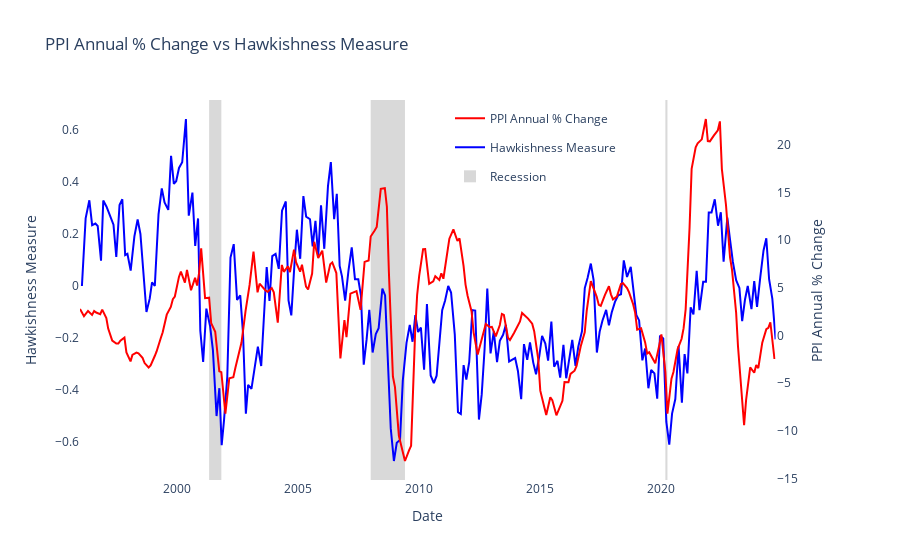

Here is the notebook cell this chart was saved with:
### Code cell
fig = make_subplots(specs=[[{"secondary_y": True}]])

fig.add_trace(
    go.Scatter(
        x=merged_df['Date'],
        y=merged_df['ppi_change'],
        name='PPI Annual % Change',
        mode='lines',
        line=dict(color='red')
    ),
    secondary_y=True,
)

fig.add_trace(
    go.Scatter(
        x=merged_df['MEETING_DATE'],
        y=merged_df['hawkishness'],
        name='Hawkishness Measure',
        mode='lines',
        line=dict(color='blue')
    ),
    secondary_y=False,
)


# Add Recession Shading
# Identify recession periods
recession_periods = merged_df[merged_df['is_recession'] == 1]

# Identify the start and end dates of each recession
recession_starts = merged_df[(merged_df['is_recession'] == 1) &
                                     (merged_df['is_recession'].shift(1) == 0)]['date']
recession_ends = merged_df[(merged_df['is_recession'] == 1) &
                                   (merged_df['is_recession'].shift(-1) == 0)]['date']

# Add shaded rectangles for recession periods
first = True
for start, end in zip(recession_starts, recession_ends):
    fig.add_vrect(
        x0=start,
        x1=end,
        fillcolor="gray",
        opacity=0.3,
        layer="below",
        line_width=0,
        legendgroup = 'Recession',
        name = 'Recession',
        showlegend = first
    )
    first = False


# for start, end in zip(recession_starts, recession_ends):
#     plt.axvspan(start, end, color='gray', alpha=0.3, label='Recession' if start == recession_starts.iloc[0] else "")




# Update layout
fig.update_layout(
    title=f'PPI Annual % Change vs Hawkishness Measure',
    xaxis_title='Date',
    yaxis_title='Hawkishness Measure',
    yaxis2_title = 'PPI Annual % Change' ,
    # legend_title='Indicators',
    template='plotly_white',
    hovermode='x unified',
    xaxis=dict(showgrid=False),
    yaxis=dict(showgrid=False,zeroline = False),
    yaxis2=dict(showgrid=False,zeroline = False),
    legend=dict(
        yanchor="top",
        y=0.99,
        xanchor="left",
        x=0.5
)
    )

### Figure 1 — Plotly figure (JSON) as saved in the notebook; plotly's stock layout.template omitted (floating-point values rounded to 4 significant figures; data arrays with more than 128 entries replaced by an {"elided": "..."} marker saying what was removed)
{"data": [{"line": {"color": "red"}, "mode": "lines", "name": "PPI Annual % Change", "type": "scatter", "x": {"elided": "230 str values"}, "xaxis": "x", "y": {"elided": "230 float values"}, "yaxis": "y2"}, {"line": {"color": "blue"}, "mode": "lines", "name": "Hawkishness Measure", "type": "scatter", "x": {"elided": "230 str values"}, "xaxis": "x", "y": {"elided": "230 float values"}, "yaxis": "y"}], "layout": {"hovermode": "x unified", "legend": {"x": 0.5, "xanchor": "left", "y": 0.99, "yanchor": "top"}, "shapes": [{"fillcolor": "gray", "layer": "below", "legendgroup": "Recession", "line": {"width": 0}, "name": "Recession", "opacity": 0.3, "showlegend": true, "type": "rect", "x0": "2001-05-01T00:00:00", "x1": "2001-11-01T00:00:00", "xref": "x", "y0": 0, "y1": 1, "yref": "y domain"}, {"fillcolor": "gray", "layer": "below", "legendgroup": "Recession", "line": {"width": 0}, "name": "Recession", "opacity": 0.3, "showlegend": false, "type": "rect", "x0": "2008-01-01T00:00:00", "x1": "2009-06-01T00:00:00", "xref": "x", "y0": 0, "y1": 1, "yref": "y domain"}, {"fillcolor": "gray", "layer": "below", "legendgroup": "Recession", "line": {"width": 0}, "name": "Recession", "opacity": 0.3, "showlegend": false, "type": "rect", "x0": "2020-03-01T00:00:00", "x1": "2020-04-01T00:00:00", "xref": "x", "y0": 0, "y1": 1, "yref": "y domain"}], "title": {"text": "PPI Annual % Change vs Hawkishness Measure"}, "xaxis": {"anchor": "y", "domain": [0, 0.94], "showgrid": false, "title": {"text": "Date"}}, "yaxis": {"anchor": "x", "domain": [0, 1], "showgrid": false, "title": {"text": "Hawkishness Measure"}, "zeroline": false}, "yaxis2": {"anchor": "x", "overlaying": "y", "showgrid": false, "side": "right", "title": {"text": "PPI Annual % Change"}, "zeroline": false}}}
